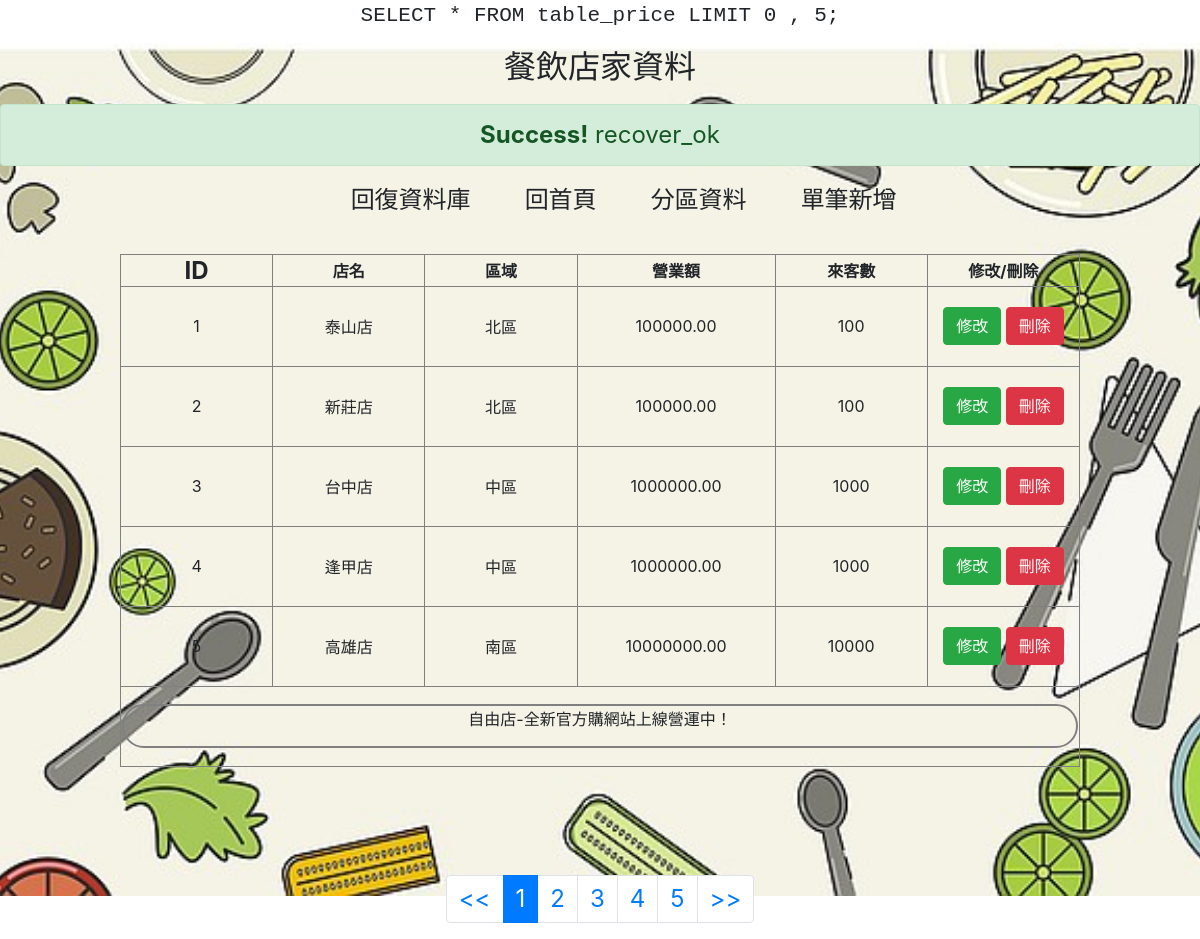
The app's page /pdo_db_price/index.php?msg=recover_ok with its own data.
### tables this page shows
CREATE TABLE `table_price` (
  `id` int(10) NOT NULL,
  `name` varchar(50) NOT NULL,
  `location` enum('北區','中區','南區') NOT NULL,
  `price` decimal(15,2) NOT NULL,
  `pepole` int(10) NOT NULL
);

### pdo_db_price/index.php (the view, shortened to what this page needs)
<?php
    include '../common/commonFun.php';
    include './db2.php';
    $input = $_GET;
    $pagePer = 5;
    $pageNow = 1;
    $basename = basename($_SERVER['PHP_SELF']);
    $urlVal = http_build_query($input);
    $pageString = "./$basename?$urlVal";
    $pageStart = ($pageNow - 1) * $pagePer;
    $sqlLimit = " LIMIT $pageStart , $pagePer;";
    if(empty($_GET['orderby'])){
        $orderbyChange = "asc";
    }
    $sql = "SELECT * FROM table_price";
    $sql = $sql . $sqlLimit;
    $sqlCount =  "SELECT Count(*) AS page_count FROM table_price";
    $getDataCount = $conn->prepare($sqlCount);
    $getDataCount->execute();
    $dataCount = $getDataCount->fetch(PDO::FETCH_ASSOC);
    $pageCount = $dataCount['page_count'];
    $pageCount = ceil($pageCount / $pagePer);
    $getData = $conn->prepare($sql);
    $getData->execute();
    $data = $getData->fetchAll(PDO::FETCH_ASSOC);
    if(!empty($urlVal)){
        $pageStringFirst = $pageString."&page=1";
        $pageStringEnd = $pageString."&page=$pageCount";
    }else{
        $pageStringFirst = $pageString."page=1";
        $pageStringEnd = $pageString."page=$pageCount";
    }
?>
<?php
        $strArr = [
            "自由店-全新官方購網站上線營運中！",
            "雙十連假 正常營業！",
            " 7/6-7/7官方網站系統維修通知！",
        ];
    ?>
<!DOCTYPE html>
<html lang="en">
<head>
    <link rel="stylesheet" href="https://maxcdn.bootstrapcdn.com/bootstrap/4.5.2/css/bootstrap.min.css">
</head>
<body>
    <div class="center">
        <h2>餐飲店家資料</h2>
    </div>
    <?php if(!empty($_GET['msg'])):?>
    <div class="alert alert-success">
        <strong>Success!</strong> <?= $_GET['msg']?>
    </div>
    <?php endif;?>
    <div class="center">
        <a href="./recover.php">回復資料庫</a>
        <a href="./index.php">回首頁</a>
        <a href="./sort.php">分區資料</a>
        <a href="./create.php">單筆新增</a>
    </div>
    <br>
    <table class="center" border="1px" width="80%">
        <tr>
            <th><a href="./index.php?orderby=<?= $orderbyChange?>">ID</a></th>
            <th>店名</th>
            <th>區域</th>
            <th>營業額</th>
            <th>來客數</th>
            <th>修改/刪除</th>
        </tr>
        <?php foreach ($data as $key => $value) :?>
        <tr>
            <td><?= $value['id'];?></td>
            <td><?= $value['name'];?></td>
            <td><?= $value['location'];?></td>
            <td><?= $value['price'];?></td>
            <td><?= $value['pepole'];?></td>
            <td>
                <a href="./edit.php?id=<?= $value['id'];?>" class="btn btn-success" role="button">修改</a>
                <a href="./del.php?id=<?= $value['id'];?>" class="btn btn-danger" role="button">刪除</a>
            </td>
        </tr>
        <?php endforeach;?>
        <tr>
            <td colspan="7">
                <div id="example1">
                    <p>
                        <?= $strArr[0]?>
                    </p>
                </div>
            </td>
        </tr>
    </table>
    <br><br><br>
    <div class="container">
        <ul class="pagination justify-content-center">
            <li class="page-item"><a class="page-link" href="<?= $pageStringFirst;?>">&lt;&lt;</a></li>
            <?php
                $iStart = $pageNow - 2;
                if($iStart < 2){
                    $iStart = 1;
                }
                $iEnd = $iStart + 4;
            ?>
            <?php for ($i=$iStart; $i <= $iEnd ; $i++) :?>
            <?php if($i == $pageNow):?>
                <li class="page-item active"><a class="page-link" href="./index.php?<?= "page=$i";?>"><?= $i?></a></li>
            <?php else:?>
                <li class="page-item"><a class="page-link" href="./index.php?<?= "page=$i";?>"><?= $i?></a></li>
            <?php endif;?>
            <?php endfor;?>
            <li class="page-item"><a class="page-link" href="<?= $pageStringEnd;?>">&gt;&gt;</a></li>
        </ul>
    </div>
</body>
</html>

### pdo_db_price/index.php (style rules this page uses)
body { text-align: center; font-size: 24px; background: no-repeat center/130% url("../01.jpg"); }
td { height: 80px; width: 80px; text-align: center; }
.center { margin: auto; text-align: center; }
#example1 { border: 2px solid grey; border-radius: 25px; }
a { text-decoration: none; color: inherit; font-size: 24px; }
h2 { font-family: Verdana; }

### records on screen
table_price: id "1", name "泰山店", location "北區", price "100000.00", pepole "100"
table_price: id "2", name "新莊店", location "北區", price "100000.00", pepole "100"
table_price: id "3", name "台中店", location "中區", price "1000000.00", pepole "1000"
table_price: id "4", name "逢甲店", location "中區", price "1000000.00", pepole "1000"
table_price: id "5", name "高雄店", location "南區", price "10000000.00", pepole "10000"

### other values on screen
$_GET['msg'] "recover_ok"
$strArr[0] "自由店-全新官方購網站上線營運中！"
